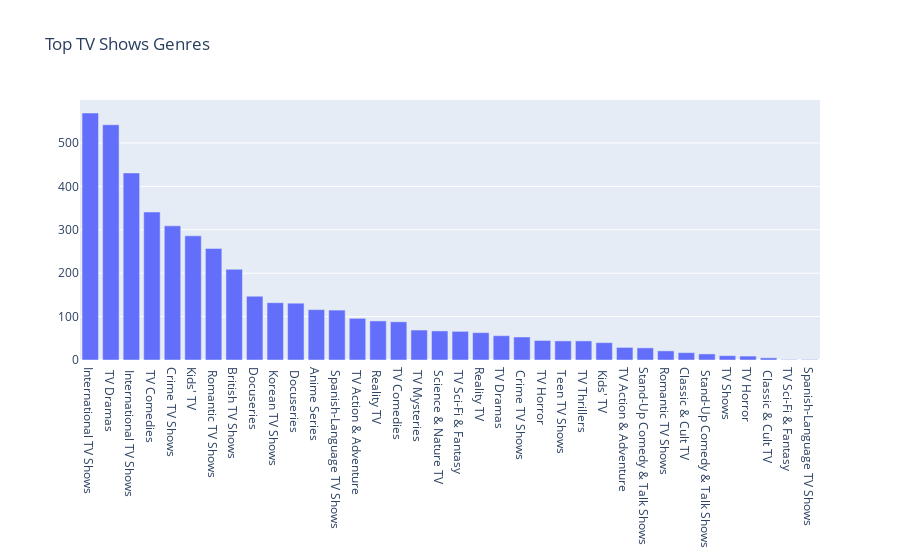

The code cell stored with this chart in its notebook:
### Code cell
top_genres(show_df, title='Top TV Shows Genres')

### Figure 1 — Plotly figure (JSON) as saved in the notebook; plotly's stock layout.template omitted (floating-point values rounded to 4 significant figures)
{"data": [{"type": "bar", "x": ["International TV Shows", " TV Dramas", " International TV Shows", " TV Comedies", "Crime TV Shows", "Kids' TV", " Romantic TV Shows", "British TV Shows", "Docuseries", " Korean TV Shows", " Docuseries", "Anime Series", " Spanish-Language TV Shows", " TV Action & Adventure", " Reality TV", "TV Comedies", " TV Mysteries", " Science & Nature TV", " TV Sci-Fi & Fantasy", "Reality TV", "TV Dramas", " Crime TV Shows", " TV Horror", " Teen TV Shows", " TV Thrillers", " Kids' TV", "TV Action & Adventure", "Stand-Up Comedy & Talk Shows", "Romantic TV Shows", "Classic & Cult TV", " Stand-Up Comedy & Talk Shows", "TV Shows", "TV Horror", " Classic & Cult TV", "TV Sci-Fi & Fantasy", "Spanish-Language TV Shows"], "y": [569, 542, 431, 341, 309, 286, 257, 209, 147, 132, 131, 116, 115, 96, 90, 88, 69, 67, 66, 63, 56, 53, 45, 44, 44, 40, 29, 28, 21, 17, 14, 10, 9, 5, 1, 1]}], "layout": {"title": {"text": "Top TV Shows Genres"}, "xaxis": {"categoryorder": "total descending"}}}
